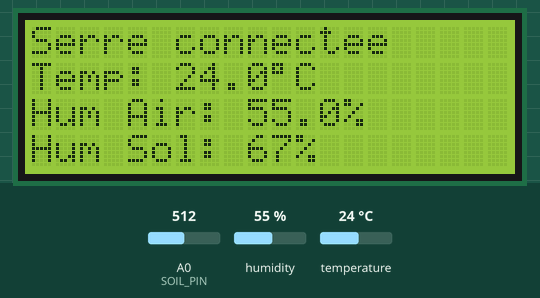
Recording of a program running on a simulated ESP8266 (NodeMCU). Shown: 20×4 character LCD. The inputs (shaded band) are chosen by the test bench; at power-on: humidity 55 %, A0 (SOIL_PIN) = 512, temperature 24 °C. WiFi joins after 1.5 s; servers stay silent unless stated; uploads are accepted with an empty reply; the local clock reads 2024-03-15 10:24:30 at power-on unless the program sets it; what the program prints to the serial monitor is not drawn.

Above: at 3.0 s.
3.1 s: humidity set to 22 %
At 5.9 s:
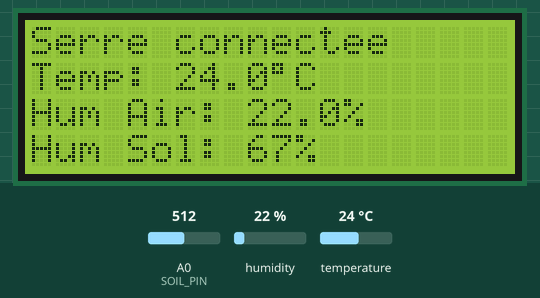
7.1 s: A0 (SOIL_PIN) set to 716
At 8.8 s:
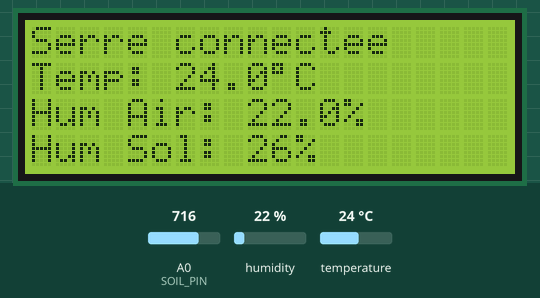
11.1 s: temperature set to 12 °C
At 11.7 s:
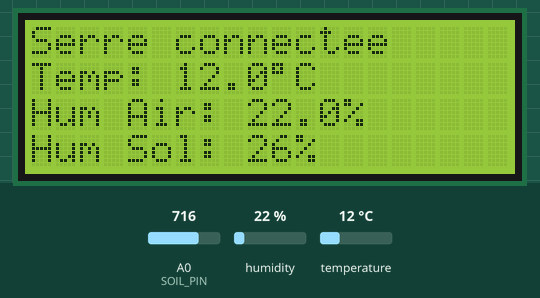
15.1 s: A0 (SOIL_PIN) set to 900
At 18.7 s:
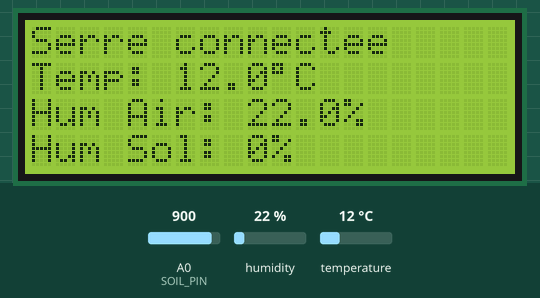
19.1 s: humidity set to 40 %
At 21.7 s:
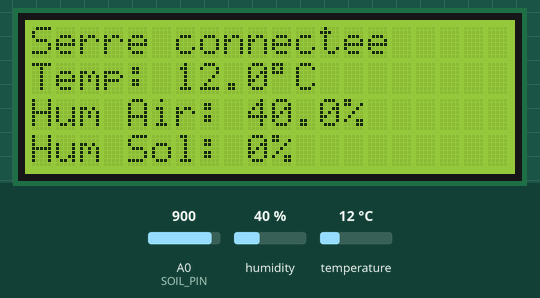
23.1 s: A0 (SOIL_PIN) set to 511
At 24.6 s:
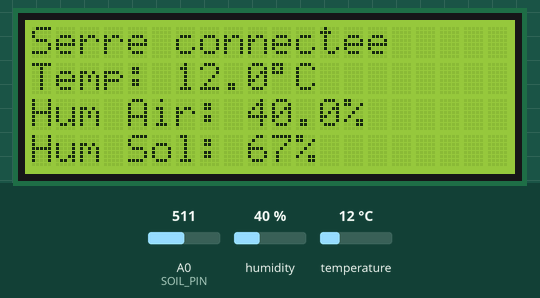
Timing chart, 0 to 26.1 s (numbered marks = the images above; inputs shaded):
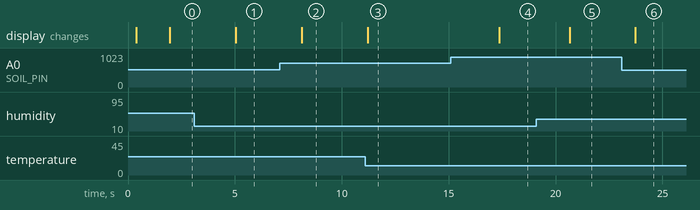

The program:

main.cpp
```cpp
#include <Arduino.h>
#include <Wire.h>
#include <ESP8266WiFi.h>
#include <ESP8266HTTPClient.h>
#include <WiFiClientSecureBearSSL.h>
#include <time.h>
#include <LiquidCrystal_I2C.h>
#include <DHT.h>

// -------------------- CONFIG --------------------
#define DHTPIN D5
#define DHTTYPE DHT11

#define SOIL_PIN A0

const char* WIFI_SSID = "CHANGE_ME";
const char* WIFI_PASS = "CHANGE_ME";
const char* API_HOST = "example.local";
const char* API_PATH = "/api/v1/devices/00000000-0000-0000-0000-000000000000/telemetry";
const char* API_KEY = "CHANGE_ME";

const unsigned long LOOP_DELAY_MS = 3000UL;
const unsigned long TELEMETRY_INTERVAL_MS = 15000UL;

// Adresse LCD : souvent 0x27, parfois 0x3F
LiquidCrystal_I2C lcd(0x27, 20, 4);
DHT dht(DHTPIN, DHTTYPE);

// Calibration capteur de sol
// A ajuster apres test
const int SOIL_DRY = 850;   // valeur quand le capteur est sec / a l'air
const int SOIL_WET = 350;   // valeur quand le capteur est tres humide

unsigned long lastTelemetryMs = 0;

struct Measurement {
  float temperature;
  float humidityAir;
  int soilRaw;
  int soilPercent;
  bool dhtOk;
};

// -------------------- FONCTIONS --------------------
int readSoilRaw() {
  return analogRead(SOIL_PIN);
}

int soilPercentFromRaw(int raw) {
  int pct = map(raw, SOIL_DRY, SOIL_WET, 0, 100);

  if (pct < 0) pct = 0;
  if (pct > 100) pct = 100;

  return pct;
}

void displayError(const String& msg) {
  lcd.clear();
  lcd.setCursor(0, 0);
  lcd.print("Erreur");
  lcd.setCursor(0, 1);
  lcd.print(msg);
}

bool connectWifi() {
  if (WiFi.status() == WL_CONNECTED) {
    return true;
  }

  WiFi.mode(WIFI_STA);
  WiFi.begin(WIFI_SSID, WIFI_PASS);

  Serial.print("Connexion WiFi");
  unsigned long start = millis();
  while (WiFi.status() != WL_CONNECTED && millis() - start < 20000) {
    Serial.print(".");
    delay(500);
  }
  Serial.println();

  if (WiFi.status() == WL_CONNECTED) {
    Serial.print("WiFi OK, IP: ");
    Serial.println(WiFi.localIP());
    return true;
  }

  Serial.println("WiFi KO");
  return false;
}

String isoTimeUtc() {
  time_t now = time(nullptr);
  if (now < 1700000000) {
    return "";
  }

  struct tm* t = gmtime(&now);
  if (!t) {
    return "";
  }

  char buf[25];
  strftime(buf, sizeof(buf), "%Y-%m-%dT%H:%M:%SZ", t);
  return String(buf);
}

void appendReading(String& payload, bool& first, const char* type, float value, const char* unit, int decimals) {
  if (!first) {
    payload += ",";
  }
  first = false;

  payload += "{\"type\":\"";
  payload += type;
  payload += "\",\"value\":";
  payload += String(value, decimals);
  payload += ",\"unit\":\"";
  payload += unit;
  payload += "\"}";
}

String buildPayload(const Measurement& m) {
  String payload = "{";
  String ts = isoTimeUtc();
  if (ts.length() > 0) {
    payload += "\"ts\":\"";
    payload += ts;
    payload += "\",";
  }
  payload += "\"readings\":[";

  bool first = true;
  if (m.dhtOk) {
    appendReading(payload, first, "temperature", m.temperature, "c", 1);
    appendReading(payload, first, "humidity_air", m.humidityAir, "%", 1);
  }
  appendReading(payload, first, "humidity_soil", static_cast<float>(m.soilPercent), "%", 0);

  payload += "]}";
  return payload;
}

bool sendTelemetry(const Measurement& m) {
  if (!connectWifi()) {
    return false;
  }

  BearSSL::WiFiClientSecure client;
  client.setInsecure();

  HTTPClient https;
  String url = String("https://") + API_HOST + API_PATH;

  if (!https.begin(client, url)) {
    Serial.println("Erreur init HTTPS");
    return false;
  }

  https.addHeader("Content-Type", "application/json");
  https.addHeader("X-API-Key", API_KEY);

  String payload = buildPayload(m);
  int code = https.POST(payload);
  https.end();

  Serial.print("Telemetry code: ");
  Serial.println(code);

  return code >= 200 && code < 300;
}

Measurement readMeasurement() {
  Measurement m;
  m.temperature = dht.readTemperature();
  m.humidityAir = dht.readHumidity();
  m.soilRaw = readSoilRaw();
  m.soilPercent = soilPercentFromRaw(m.soilRaw);
  m.dhtOk = !isnan(m.temperature) && !isnan(m.humidityAir);
  return m;
}

void printSerial(const Measurement& m) {
  Serial.println("------ MESURE ------");

  if (!m.dhtOk) {
    Serial.println("Erreur lecture DHT11");
  } else {
    Serial.print("Temperature air: ");
    Serial.print(m.temperature);
    Serial.println(" C");

    Serial.print("Humidite air: ");
    Serial.print(m.humidityAir);
    Serial.println(" %");
  }

  Serial.print("Humidite sol brute: ");
  Serial.println(m.soilRaw);

  Serial.print("Humidite sol %: ");
  Serial.print(m.soilPercent);
  Serial.println(" %");
}

void renderLcd(const Measurement& m) {
  lcd.clear();

  lcd.setCursor(0, 0);
  lcd.print("Serre connectee");

  lcd.setCursor(0, 1);
  if (!m.dhtOk) {
    lcd.print("Temp: ERR");
  } else {
    lcd.print("Temp: ");
    lcd.print(m.temperature, 1);
    lcd.print((char)223); // symbole degre
    lcd.print("C");
  }

  lcd.setCursor(0, 2);
  if (!m.dhtOk) {
    lcd.print("Hum Air: ERR");
  } else {
    lcd.print("Hum Air: ");
    lcd.print(m.humidityAir, 1);
    lcd.print("%");
  }

  lcd.setCursor(0, 3);
  lcd.print("Hum Sol: ");
  lcd.print(m.soilPercent);
  lcd.print("%");
}

// -------------------- SETUP --------------------
void setup() {
  Serial.begin(115200);
  delay(300);

  Wire.begin(D2, D1);  // SDA, SCL pour ESP8266

  lcd.init();
  lcd.backlight();
  lcd.clear();

  lcd.setCursor(0, 0);
  lcd.print("Demarrage...");

  dht.begin();
  connectWifi();
  configTime(0, 0, "pool.ntp.org", "time.nist.gov");

  Serial.println("Systeme demarre");
}

// -------------------- LOOP --------------------
void loop() {
  Measurement m = readMeasurement();

  printSerial(m);
  renderLcd(m);

  unsigned long now = millis();
  if (now - lastTelemetryMs >= TELEMETRY_INTERVAL_MS) {
    lastTelemetryMs = now;
    sendTelemetry(m);
  }

  delay(LOOP_DELAY_MS);
}
```

Measured:
- after the input at 3.1 s, the display: changes after 1.9 s (image 1)
- after the input at 7.1 s, the display: changes after 1.0 s (image 2)
- after the input at 11.1 s, the display: changes after 0.11 s (image 3)
- after the input at 15.1 s, the display: changes after 2.3 s (image 4)
- after the input at 19.1 s, the display: changes after 1.6 s (image 5)
- after the input at 23.1 s, the display: changes after 0.64 s (image 6)
